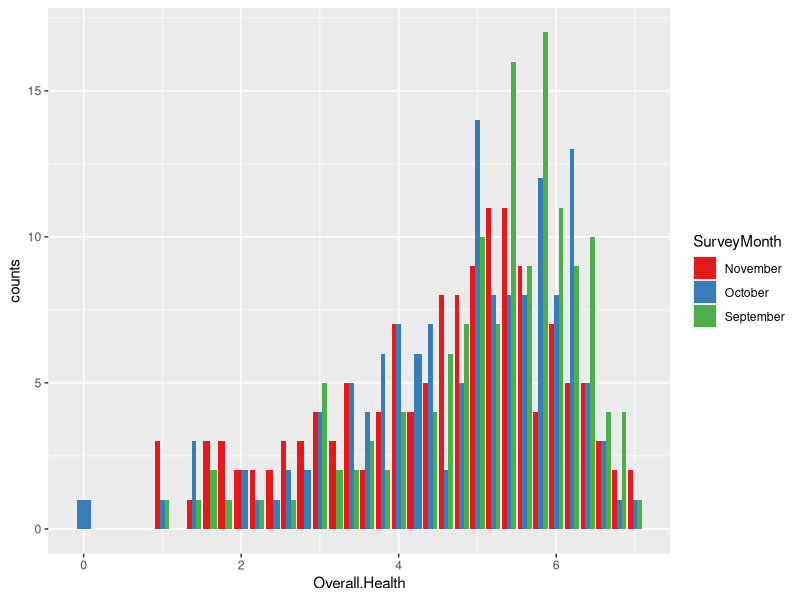
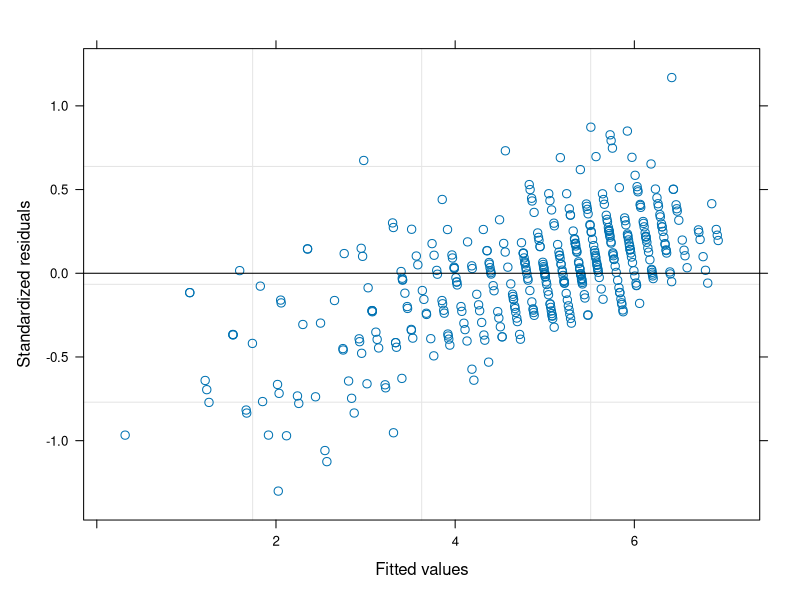
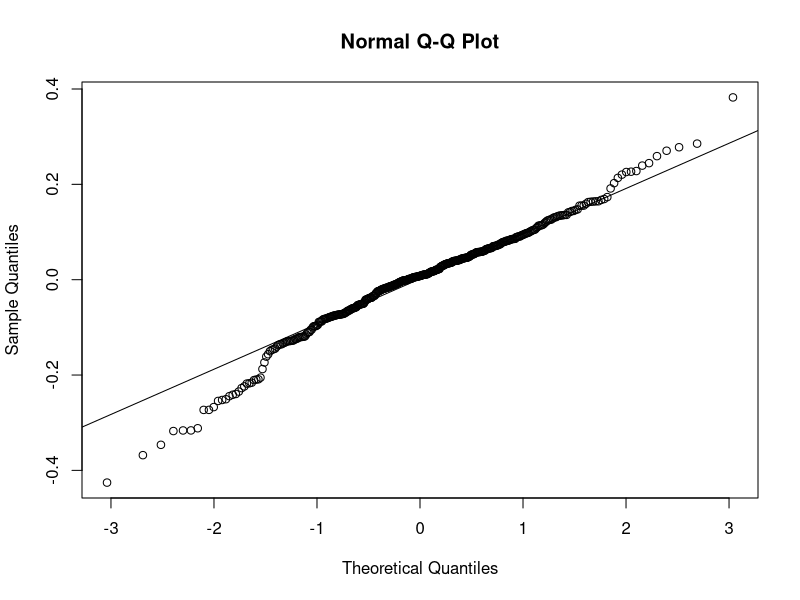

Recreate these plots in R, in order.
## ---- chunk 1
knitr::opts_chunk$set(echo = TRUE)
## ---- chunk 2
library(tidyverse)
library(dplyr)
library(ggplot2)
library(nlme)
require(lme4)
## ---- chunk 3
data <- read.csv("new_data.csv")
data$Exercise2[287] <- 0
## ---- chunk 4
data$Overall.Health = rowMeans(data[,c("Health1","Health2","Health3","Health4","Health5")])

data1 <- data %>%
  group_by(Overall.Health,SurveyMonth) %>%
  summarise(counts = n()) 

ggplot(data1, aes(x=Overall.Health, y= counts,fill = SurveyMonth)) + 
  geom_bar(stat="identity", position = "dodge") + 
  scale_fill_brewer(palette = "Set1")
## ---- chunk 5
data <- data %>% 
  mutate(Treatment = ifelse(Exercise2==150 | Exercise3==75,1,0| (Exercise2/2 + Exercise3)>=75))

data$Treatment[2] = 0
data$Treatment[6] = 0
## ---- chunk 6
data %>% group_by(BMI) %>% 
  summarize(means = mean(Overall.Health))

data %>% group_by(AvgHoursOfSleep) %>% 
  summarize(means = mean(Overall.Health))

data %>% group_by(NumStressors) %>% 
  summarize(means = mean(Overall.Health))
## ---- chunk 7
# final model
mod1 <- nlme::lme(Overall.Health~Treatment+as.factor(BMI)+as.factor(AvgHoursOfSleep)+as.factor(NumStressors), random=list(~1|study.ID,~1|SurveyMonth),data=data)
## ---- chunk 8
knitr::kable(VarCorr(mod1))
## ---- chunk 9
plot(mod1)
## ---- chunk 10
qqnorm(residuals(mod1))
qqline(residuals(mod1))
## ---- chunk 11
# fixed effect outputs
knitr::kable(summary(mod1)$tTable[,-3],digital=3)
